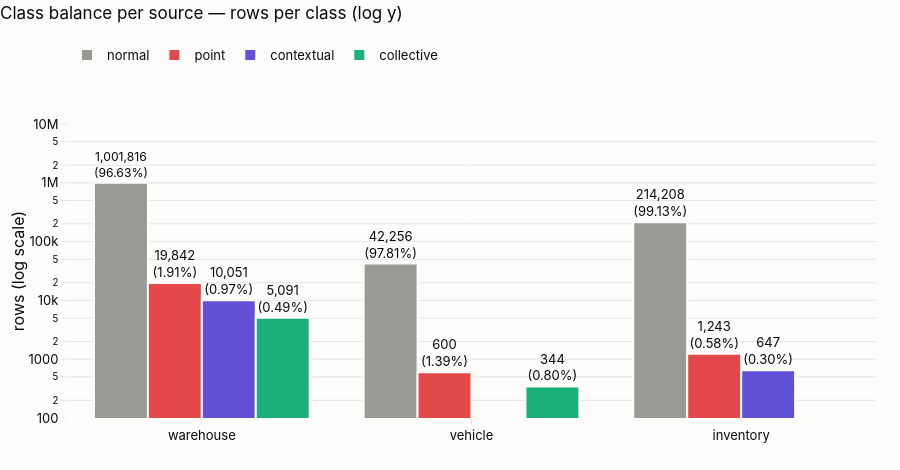

Write notebook code for a chart like this one.
### Markdown cell above
### 1.3 Class imbalance — normal vs each anomaly type

Two levels matter and they tell different stories: **rows** (what a per-event classifier sees) and **episodes** (how many independent anomalous incidents exist; the effective sample size for generalisation, and the unit that must never be split across train/test).

### Code cell
def imbalance_table(df: pd.DataFrame, source: str, entity: str, by: str = "label") -> pd.DataFrame:
    n = len(df)
    rows = []
    for cls, g in df.groupby(by):
        eps = g.dropna(subset=["episode_id"]).groupby([entity, "episode_id"]).ngroups if cls != "normal" else np.nan
        rows.append({"source": source, "class": cls, "rows": len(g), "% of rows": 100 * len(g) / n,
                     "normal : class": (df[by].eq("normal").sum() / len(g)) if cls != "normal" else 1.0,
                     "episodes": eps, "rows / episode": len(g) / eps if cls != "normal" and eps else np.nan})
    return pd.DataFrame(rows)

imb = pd.concat([
    imbalance_table(wh, "warehouse", "sensor_id"),
    imbalance_table(gps, "vehicle", "vehicle_id"),
    imbalance_table(gps[gps.is_anomaly], "vehicle (subtype)", "vehicle_id", by="subtype"),
    imbalance_table(inv, "inventory", "sku_id"),
    imbalance_table(inv[inv.is_anomaly], "inventory (subtype)", "sku_id", by="subtype"),
], ignore_index=True)
display(imb.style.format({"rows": "{:,.0f}", "% of rows": "{:.3f}", "normal : class": "{:,.0f}", "episodes": "{:,.0f}",
                          "rows / episode": "{:.1f}"}, na_rep="–").hide(axis="index"))

# Plot: rows per class per source (log scale — the imbalance IS the point)
plot_rows = imb[imb.source.isin(["warehouse", "vehicle", "inventory"])]
fig = go.Figure()
for cls in TYPES:
    d = plot_rows[plot_rows["class"] == cls]
    fig.add_bar(x=d.source, y=d.rows, name=cls, marker_color=COL[cls], marker_line=dict(color=SURFACE, width=2),
                text=[f"{v:,.0f}<br>({p:.2f}%)" for v, p in zip(d.rows, d["% of rows"])], textposition="outside",
                hovertemplate="%{x} · " + cls + "<br>%{y:,} rows<extra></extra>")
fig.update_layout(barmode="group", yaxis=dict(type="log", title="rows (log scale)", range=[2, 7]),
                  title="Class balance per source — rows per class (log y)")
show(fig, 470)

### Figure 1 — Plotly figure (JSON) as saved in the notebook; plotly's stock layout.template omitted (floating-point values rounded to 4 significant figures)
{"data": [{"hovertemplate": "%{x} · normal<br>%{y:,} rows<extra></extra>", "marker": {"color": "#9a9994", "line": {"color": "#fcfcfb", "width": 2}}, "name": "normal", "text": ["1,001,816<br>(96.63%)", "42,256<br>(97.81%)", "214,208<br>(99.13%)"], "textposition": "outside", "type": "bar", "x": ["warehouse", "vehicle", "inventory"], "y": [1001816, 42256, 214208]}, {"hovertemplate": "%{x} · point<br>%{y:,} rows<extra></extra>", "marker": {"color": "#e34948", "line": {"color": "#fcfcfb", "width": 2}}, "name": "point", "text": ["19,842<br>(1.91%)", "600<br>(1.39%)", "1,243<br>(0.58%)"], "textposition": "outside", "type": "bar", "x": ["warehouse", "vehicle", "inventory"], "y": [19842, 600, 1243]}, {"hovertemplate": "%{x} · contextual<br>%{y:,} rows<extra></extra>", "marker": {"color": "#6250d6", "line": {"color": "#fcfcfb", "width": 2}}, "name": "contextual", "text": ["10,051<br>(0.97%)", "647<br>(0.30%)"], "textposition": "outside", "type": "bar", "x": ["warehouse", "inventory"], "y": [10051, 647]}, {"hovertemplate": "%{x} · collective<br>%{y:,} rows<extra></extra>", "marker": {"color": "#1baf7a", "line": {"color": "#fcfcfb", "width": 2}}, "name": "collective", "text": ["5,091<br>(0.49%)", "344<br>(0.80%)"], "textposition": "outside", "type": "bar", "x": ["warehouse", "vehicle"], "y": [5091, 344]}], "layout": {"barmode": "group", "height": 470, "title": {"text": "Class balance per source — rows per class (log y)"}, "yaxis": {"range": [2, 7], "title": {"text": "rows (log scale)"}, "type": "log"}}}
